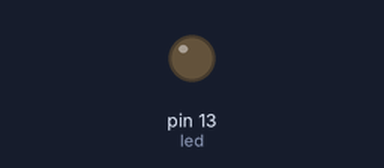
Simulated run of this sketch. Board: Arduino Uno, built with avr-gcc and run on an emulated ATmega328P. On the bench: output pins drawn as LEDs (lit = HIGH).

Above: at 0.05 s.
At 1.95 s:
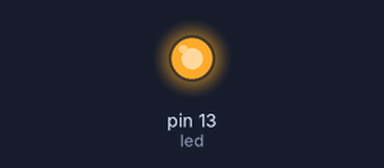
Timing chart, 0 to 4.6 s (numbered marks = the images above):
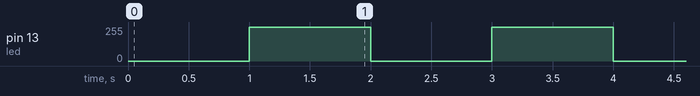

Measured:
- by itself, pin 13 (led): repeats every 2.0 s: 0/255 1.0 s, 255/255 1.0 s, until it stays 128/255 from 33.0 s

The sketch:

Semana2_Desafio4.ino
```cpp
int led = 13;
int intervalo = 1000;
int tempo1 = 0;
int valor = LOW;


void setup()
{
  pinMode(13, OUTPUT);
}

void loop()
{
  unsigned long tempo2 = millis();

  if(tempo2 - tempo1 >= intervalo)
  {
    tempo1 = tempo2;

    if (valor == LOW)
    {
    	valor = HIGH;
    }
 	else
    {
        valor = LOW;
    }

    digitalWrite(led, valor);
  }
}
```
